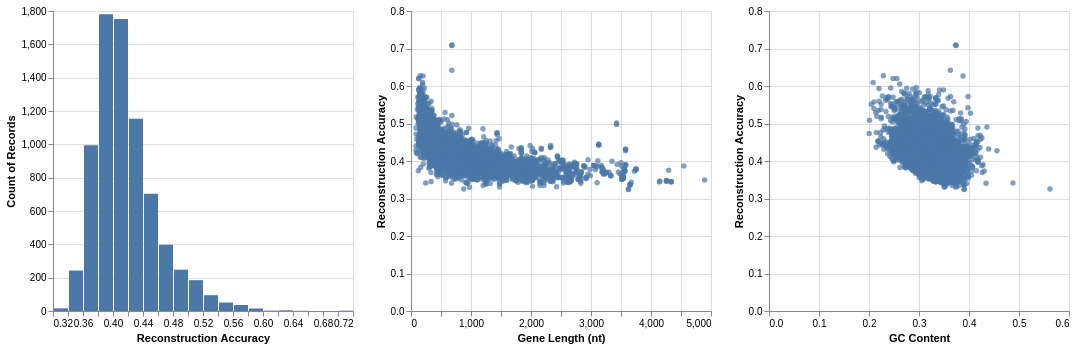

This figure's notebook cell:
### Code cell
'''
Evaluate reconstructions
'''

def eval_reconstructions(preds, labels, vocab):
    '''
    Evaluate the gene reconstructions.
    '''
    ## Define the vocabulary and the reconstruction indices
    pred_idx = np.argmax(preds, axis=2)

    ## Compute the gene lengths and the reconstruction accuracies per gene
    true_tokens = pred_idx == labels
    mask = labels != 0
    gene_lens = mask.sum(axis=1)
    gene_accs = true_tokens.sum(axis=1) / gene_lens

    # fig,ax = plt.subplots(1,1)
    # ax.hist(gene_accs, bins=50)
    # ax.set_xlabel("Recon. Acc.")
    # # fig.savefig("temp.png")

    ## Compute the GC content of each gene
    c_mask = labels == 4
    g_mask = labels == 5
    gc_mask = c_mask | g_mask
    gc_frac = gc_mask.sum(axis=1) / mask.sum(axis=1)

    ## Create a histogram of the reconstruction accuracies
    df = pd.DataFrame({"recon_acc":gene_accs,
                       "gene_lens":gene_lens,
                       "gc_frac":gc_frac})
    base = alt.Chart(df)
    bar_hist = base.mark_bar().encode(
        x = alt.X("recon_acc:Q", title="Reconstruction Accuracy", bin=alt.Bin(maxbins=30)),
        y = alt.Y("count()")
    )
    len_plot = base.mark_circle().encode(
        x = alt.X("gene_lens:Q", title="Gene Length (nt)"),
        y = alt.Y("recon_acc:Q", title="Reconstruction Accuracy")
    )
    gc_plot = base.mark_circle().encode(
        x = alt.X("gc_frac:Q", title="GC Content"),
        y = alt.Y("recon_acc:Q", title="Reconstruction Accuracy")
    )  
    out_plot = bar_hist | len_plot | gc_plot
    
    return df, out_plot

_, recon_chart = eval_reconstructions(reconstructions, reconstruction_targets, gene_ae.encoder.vocabulary)
recon_chart

### Figure 1 — Vega-Lite specification as saved in the notebook (floating-point values rounded to 4 significant figures; data arrays with more than 128 entries replaced by an {"elided": "..."} marker saying what was removed)
{"config": {"view": {"continuousWidth": 300, "continuousHeight": 300}}, "hconcat": [{"mark": {"type": "bar"}, "encoding": {"x": {"bin": {"maxbins": 30}, "field": "recon_acc", "title": "Reconstruction Accuracy", "type": "quantitative"}, "y": {"aggregate": "count", "type": "quantitative"}}}, {"mark": {"type": "circle"}, "encoding": {"x": {"field": "gene_lens", "title": "Gene Length (nt)", "type": "quantitative"}, "y": {"field": "recon_acc", "title": "Reconstruction Accuracy", "type": "quantitative"}}}, {"mark": {"type": "circle"}, "encoding": {"x": {"field": "gc_frac", "title": "GC Content", "type": "quantitative"}, "y": {"field": "recon_acc", "title": "Reconstruction Accuracy", "type": "quantitative"}}}], "data": {"name": "data-e57dda26c458ebe55324dc699aa0f676"}, "$schema": "https://vega.github.io/schema/vega-lite/v6.1.0.json", "datasets": {"data-e57dda26c458ebe55324dc699aa0f676": {"elided": "7680 records"}}}
